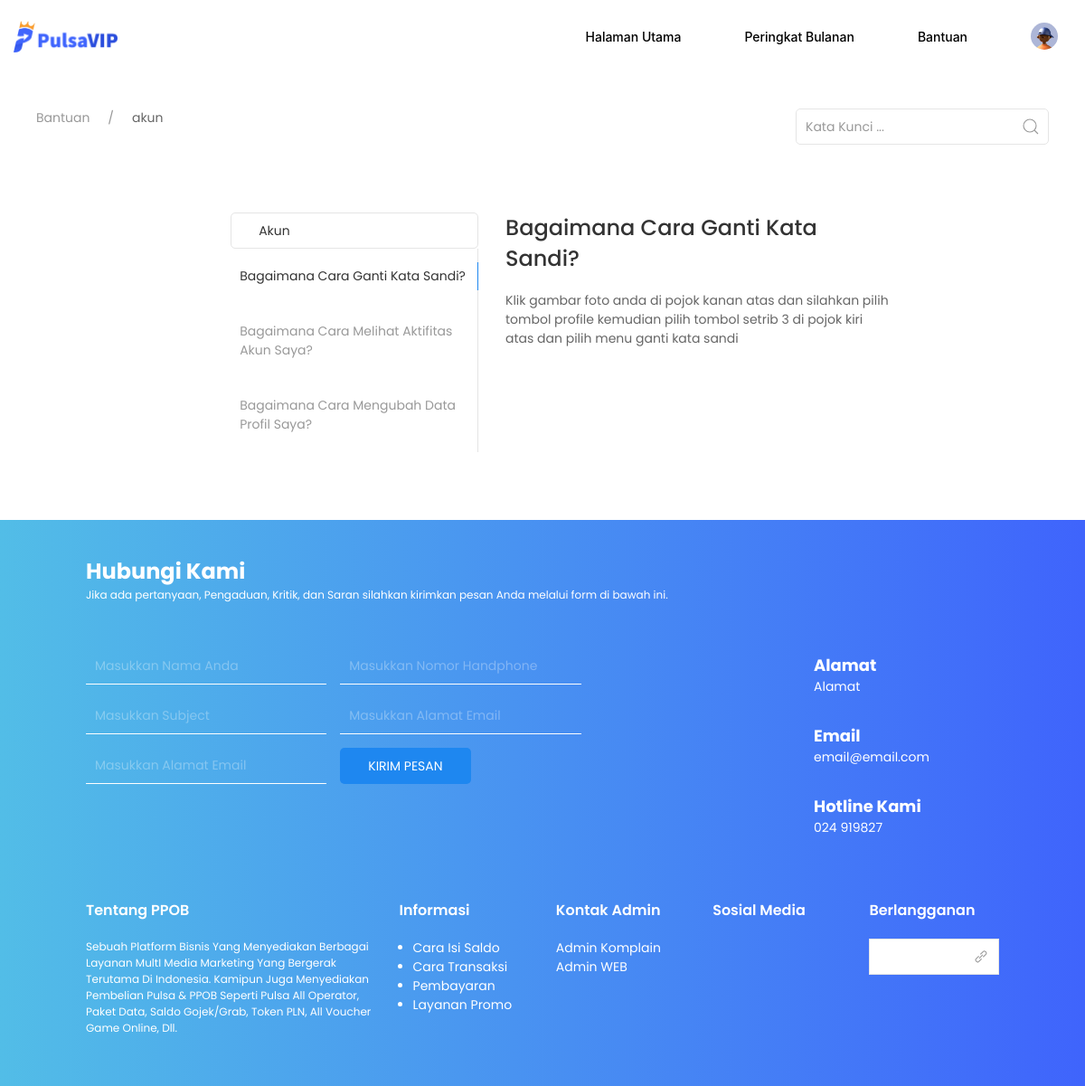
/user_panel/bantuan_kategori?kat=akun, run on the app's committed database.
### tables this page shows
CREATE TABLE `bantuan` (
  `id` int(11) NOT NULL,
  `judul` varchar(100) NOT NULL,
  `kategori` enum('akun','pesanan','koin','saldo','dana','status') NOT NULL,
  `content` longtext NOT NULL,
  `click` bigint(8) NOT NULL DEFAULT 0,
  `create_at` timestamp NOT NULL DEFAULT current_timestamp() ON UPDATE current_timestamp()
);

### application/controllers/user_panel/Bantuan_kategori.php (called while the page is built, shortened)
<?php
class Bantuan_kategori extends CI_Controller {
    function __construct()
    {
		$this->load->model('M_admin');
    }
	public function index()
	{
        $header = array(
            'page' => 'user-bantuan-kategori',
        );
		$get = $this->input->get();
		if($get == null)
		{
			redirect(base_url('user_panel/bantuan'));
		}
		else {
			$where = array('kategori' => $get['kat'], );
			$data['bantuan'] = $this->M_admin->select_where('bantuan', $where)->result_array();
			$data['kategori'] = $get['kat'];
		}
		$this->load->view('user_panel/layout/header', $header);
        $this->load->view('user_panel/bantuan_kategori', $data);
        $this->load->view('user_panel/layout/footer');
	}
}

### index.php (called while the page is built, shortened)
<?php
require_once BASEPATH.'core/CodeIgniter.php';

### application/models/M_admin.php (called while the page is built, shortened)
<?php
class M_admin extends CI_Model
{
    function select_where($table, $where)
    {
        return $this->db->get_where($table, $where);
    }
}

### application/views/user_panel/bantuan_kategori.php (the view, shortened to what this page needs)
<div class="body uk-width-1-1 uk-padding-remove uk-margin-medium-top uk-margin-medium-bottom">
    <div class="uk-width-1-1 uk-padding uk-padding-remove-top uk-clearfix uk-margin-remove">
        <div class="uk-width-1-2@s uk-padding-remove uk-margin-remove uk-float-left">
            <ul class="uk-breadcrumb">
                <li><a href="<?php echo base_url(); ?>user_panel/bantuan">Bantuan</a></li>
                <li><span><?php echo $kategori; ?></span></li>
            </ul>
        </div>
        <div class="uk-width-1-2@s uk-width-1-4@l uk-padding-remove uk-margin-remove uk-float-right">
            <form class="uk-width-1-1">
                <div class="uk-margin uk-width-1-1">
                    <div class="uk-inline uk-width-1-1">
                        <a class="uk-form-icon uk-form-icon-flip" href="#" uk-icon="icon: search"></a>
                        <input class="uk-input uk-width-1-1 uk-border-rounded" name="kata_kunci"
                            placeholder="Kata Kunci ..." type="text">
                    </div>
                </div>
            </form>
        </div>
    </div>
    <div class="uk-width-1-1 uk-flex-center uk-padding-remove uk-margin-remove" uk-grid>
        <div class="uk-width-2-3@l uk-width-5-6@s">
            <div class="list uk-width-1-1 uk-padding-remove uk-margin-remove" uk-grid>
                <div class="uk-padding-small uk-width-2-5@s uk-margin-remove">
                    <button class="dropdown uk-width-1-1 uk-border-rounded uk-text-left text-capitalize uk-clearfix uk-button uk-button-default" type="button" uk-toggle="target: #toggle-animation-multiple; animation:  uk-animation-slide-top, uk-animation-slide-top"><?php echo $kategori; ?></button>
                    <div class="uk-width-1-1 uk-padding-remove uk-margin-remove uk-overflow-hidden">
                        <div id="toggle-animation-multiple" class="uk-margin-small">
                            <ul class="uk-tab-left" uk-tab="connect: #component-tab-left; animation: uk-animation-fade">
                                <?php
                                foreach ($bantuan as $a) {
                                ?>
                                <li class="uk-padding-small uk-padding-remove-horizontal"><a class="uk-display-block text-capitalize" href="#"><?php echo $a['judul']; ?></a></li>
                                <?php
                                }
                                ?>
                            </ul>
                        </div>
                    </div>
                </div>
                <div class="uk-padding-small uk-width-3-5@s uk-margin-remove">
                    <ul id="component-tab-left" class="uk-switcher">
                        <?php
                        foreach ($bantuan as $b) {
                        ?>
                        <li>
                            <h3 class="poppins-medium"><?php echo $b['judul']; ?></h3>
                            <p>
                                <?php echo $b['content']; ?>
                            </p>
                        </li>
                        <?php
                        }
                        ?>
                    </ul>
                </div>
            </div>
        </div>
    </div>
</div>

### assets/css/style.css (style rules this page uses)
body { font-family: poppins; font-weight: 400; font-size: 14px; }

### data on the page
bantuan: judul "Bagaimana Cara Ganti Kata Sandi?", content "Klik gambar foto anda di pojok kanan atas dan silahkan pilih tombol profile kemudian pilih tombol setrib 3 di pojok kiri atas dan pilih menu ganti kata sandi"
bantuan: judul "Bagaimana Cara Melihat Aktifitas Akun Saya?"
bantuan: judul "Bagaimana Cara Mengubah Data Profil Saya?"

### other printed values
$kategori "akun"
$kategori "Akun"
